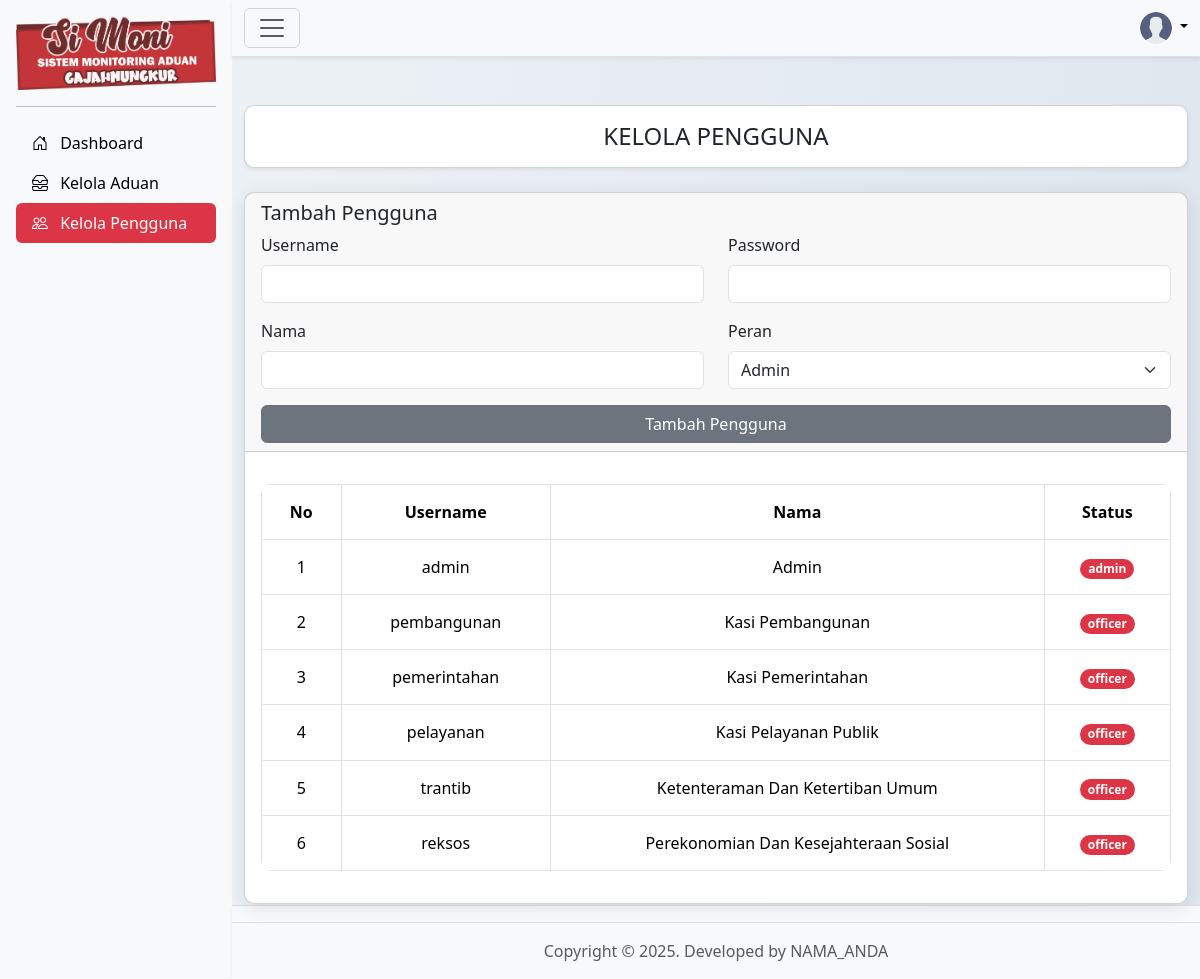
Screenshot of /user.php (signed in) with the database file from the repository.
### tables this page shows
CREATE TABLE IF NOT EXISTS `users` (
  `id` int(11) NOT NULL AUTO_INCREMENT,
  `username` varchar(50) NOT NULL,
  `fullname` varchar(100) DEFAULT NULL,
  `role` enum('admin','officer') DEFAULT NULL,
  `password` varchar(255) NOT NULL,
  PRIMARY KEY (`id`),
  UNIQUE KEY `username` (`username`)
);

### user.php (the view, shortened to what this page needs)
<?php
try {
  $conn = new PDO("mysql:host=" . DB_HOST . ";dbname=" . DB_NAME, DB_USER, DB_PASS);
  $conn->setAttribute(PDO::ATTR_ERRMODE, PDO::ERRMODE_EXCEPTION);
} catch (PDOException $e) {
  die("Koneksi gagal: " . $e->getMessage());
}
$stmt = $conn->prepare("SELECT * FROM users");
$stmt->execute();
$users = $stmt->fetchAll(PDO::FETCH_ASSOC);
?>
<!DOCTYPE html>
<html lang="en">
<head>
  <link rel="stylesheet" href="assets/css/bootstrap.min.css">
  <link rel="stylesheet" href="assets/css/bootstrap-icons.min.css">
  <link rel="stylesheet" href="assets/css/custom.css">
</head>
<body class="d-flex">
  <div id="sidebar" class="collapse c collapse-horizontal p-3 bg-body-tertiary" style="width: 280px;">
    <a href="" class="d-flex align-items-center mb-3 mb-md-0 me-md-auto link-body-emphasis text-decoration-none mx-auto">
      <img src="assets/images/logo.png" width="200">
    </a>
    <hr>
    <ul class="nav nav-pills flex-column mb-auto">
      <li class="nav-item">
        <a href="dashboard.php" class="nav-link link-body-emphasis" aria-current="page">
          <i class="bi bi-house-door pe-none me-2"></i>
          Dashboard
        </a>
      </li>
      <li>
        <a href="complaint.php" class="nav-link link-body-emphasis">
          <i class="bi bi-inboxes pe-none me-2"></i>
          Kelola Aduan
        </a>
      </li>
      <li class="<?php echo $_SESSION['user_role'] != 'admin' ? 'd-none' : ''; ?>">
        <a href="user.php" class="nav-link active bg-danger">
          <i class="bi bi-people pe-none me-2"></i>
          Kelola Pengguna
        </a>
      </li>
    </ul>
  </div>
  <div class="container-fluid px-0">
    <nav class="navbar bg-body-tertiary shadow-sm border-bottom">
      <div class="container">
        <div>
          <button class="navbar-toggler" type="button" data-bs-toggle="collapse" data-bs-target="#sidebar" aria-controls="sidebar" aria-expanded="true" aria-label="Toggle Sidebar">
            <span class="navbar-toggler-icon"></span>
          </button>
        </div>
        <div>
          <div class="dropdown text-end">
            <a href="#" class="d-block link-body-emphasis text-decoration-none dropdown-toggle" data-bs-toggle="dropdown" aria-expanded="false">
              <img src="assets/images/icon-user.png" alt="mdo" width="32" height="32" class="rounded-circle">
            </a>
          </div>
        </div>
      </div>
    </nav>
    <main class="container mt-5 min-vh-100">
      <div class="card my-3 shadow-sm">
        <div class="card-body">
          <h4 class="card-title text-center mb-0">KELOLA PENGGUNA</h4>
        </div>
      </div>
      <div class="card my-4">
        <div class="card-header">
          <form action="user.php" method="post">
            <h5>Tambah Pengguna</h5>
            <div class="row">
              <div class="col col-12 col-md-6 mb-3">
                <label class="form-label">Username</label>
                <input type="text" class="form-control" name="username" required>
              </div>
              <div class="col col-12 col-md-6 mb-3">
                <label class="form-label">Password</label>
                <input type="password" class="form-control" name="password" required>
              </div>
            </div>
            <div class="row">
              <div class="col col-12 col-md-6 mb-3">
                <label class="form-label">Nama</label>
                <input type="text" class="form-control" name="fullname" required>
              </div>
              <div class="col col-12 col-md-6 mb-3">
                <label class="form-label">Peran</label>
                <select class="form-select" name="role" required>
                  <option value="admin">Admin</option>
                </select>
              </div>
            </div>
            <div class="row">
              <div class="col col-12">
                <button type="submit" class="btn btn-primary btn-secondary w-100">Tambah Pengguna</button>
              </div>
            </div>
          </form>
        </div>
        <div class="card-body">
          <div class="table-responsive">
            <table class="table table-bordered mt-3">
              <thead>
                <tr>
                  <th class="text-center align-middle">No</th>
                  <th class="text-center align-middle">Username</th>
                  <th class="text-center align-middle">Nama</th>
                  <th class="text-center align-middle">Status</th>
                </tr>
              </thead>
              <tbody>
                <?php foreach ($users as $index => $user) { ?>
                  <tr>
                    <td class="text-center"><?php echo $index + 1; ?></td>
                    <td class="text-center"><?php echo htmlspecialchars($user['username']); ?></td>
                    <td class="text-center"><?php echo htmlspecialchars($user['fullname']); ?></td>
                    <td class="text-center">
                      <span class="badge rounded-pill text-bg-danger"><?php echo htmlspecialchars($user['role']); ?></span>
                    </td>
                  </tr>
                <?php } ?>
              </tbody>
            </table>
          </div>
        </div>
      </div>
    </main>
    <footer class="mt-auto border-top shadow-sm">
      <ul class="nav border-bottom pb-3 mb-3">
      </ul>
      <p class="text-center text-body-secondary mb-0 pb-3">Copyright &copy; 2025. Developed by <?php echo APP_AUTHOR; ?></p>
    </footer>
  </div>
</body>
</html>

### assets/css/custom.css (style rules this page uses)
body { background: linear-gradient(to right, #f0f4f8, #e0e7ef); height: 100%; min-height: 100vh; }
.navbar { box-shadow: 0 2px 10px rgba(0, 0, 0, 0.1); }
.card { border-radius: 10px; box-shadow: 0 4px 20px rgba(0, 0, 0, 0.1); }
.table { border-radius: 10px; overflow: hidden; }
.table th, .table td { padding: 15px; }
footer { background-color: #f8f9fa; box-shadow: 0 -2px 10px rgba(0, 0, 0, 0.1); }

### rows the page displays
users: username "admin", fullname "Admin", role "admin"
users: username "pembangunan", fullname "Kasi Pembangunan", role "officer"
users: username "pemerintahan", fullname "Kasi Pemerintahan", role "officer"
users: username "pelayanan", fullname "Kasi Pelayanan Publik", role "officer"
users: username "trantib", fullname "Ketenteraman Dan Ketertiban Umum", role "officer"
users: username "reksos", fullname "Perekonomian Dan Kesejahteraan Sosial", role "officer"

### other values shown
APP_AUTHOR "NAMA_ANDA"
